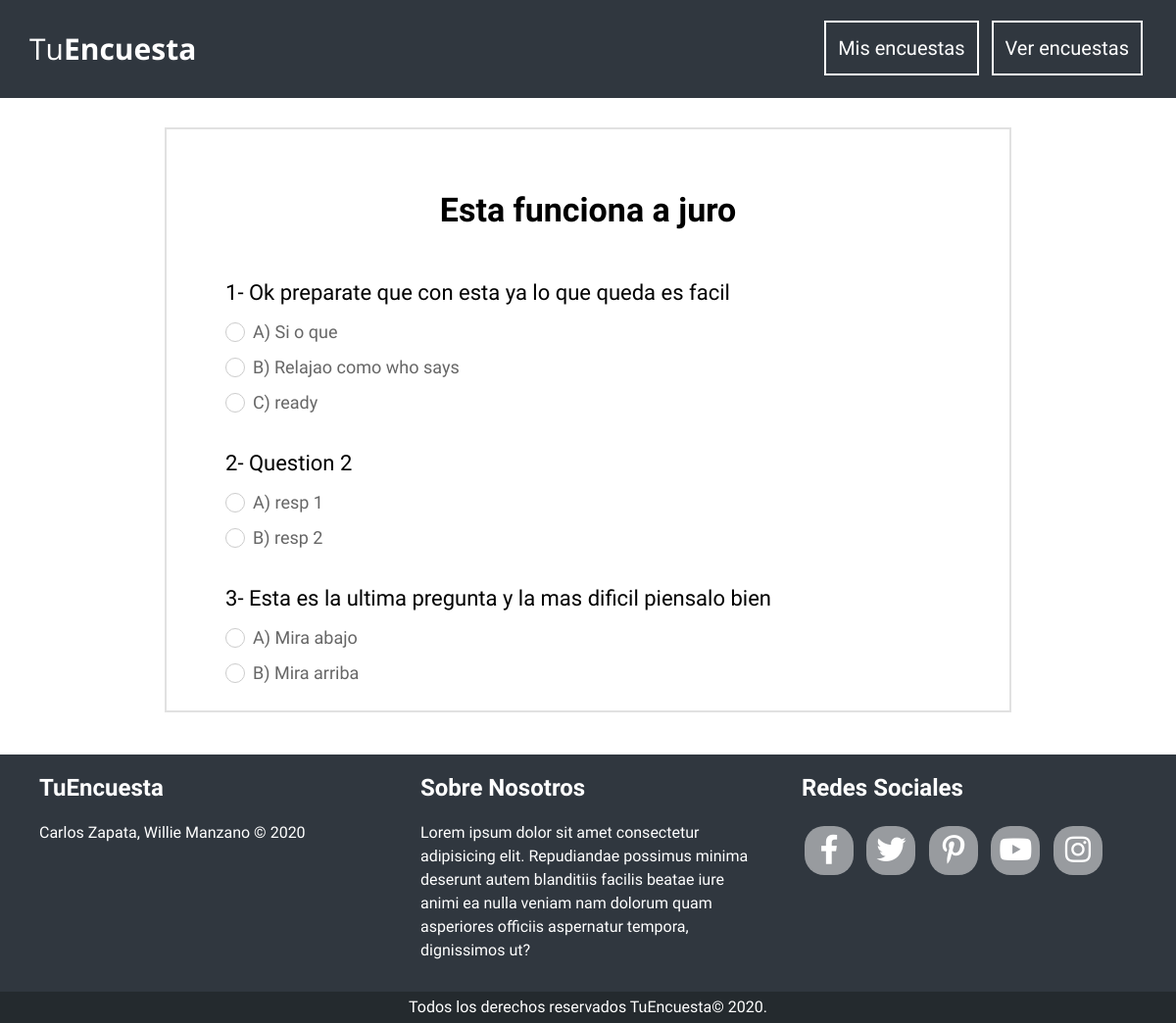
The app's page /encuesta.php?id=3 with its own data.
### tables this page shows
CREATE TABLE `encuesta` (
  `id_encuesta` int(10) UNSIGNED NOT NULL,
  `titulo` varchar(100) NOT NULL
);

CREATE TABLE `pregunta` (
  `id_pregunta` int(10) UNSIGNED NOT NULL,
  `pregunta` varchar(100) NOT NULL,
  `id_enc_pregunta` int(10) UNSIGNED NOT NULL
);

CREATE TABLE `respuesta` (
  `id_respuesta` int(10) UNSIGNED NOT NULL,
  `respuesta` varchar(100) NOT NULL,
  `id_preg_respuesta` int(10) UNSIGNED NOT NULL,
  `conteo` int(11) DEFAULT '0'
);

### encuesta.php (the view, shortened to what this page needs)
<?php
    include_once "includes/templates/header.php";
    include_once "includes/funciones/funciones.php";
    $id = $_GET['id'];
    $sql_encuesta = mysqli_query($conn, "SELECT `titulo` FROM `encuesta` WHERE `id_encuesta`=$id");
    $row_encuesta = mysqli_fetch_assoc($sql_encuesta);
?>
<main>
    <div class="seccion contenedor parte-central">
        <div class="encuesta">
            <h2><?php echo $row_encuesta['titulo']; ?></h2>
            <form action="">
                <?php
                    $letras=['1' => 'A', '2' => 'B', '3' => 'C', '4' => 'D', '5' => 'E', '6' => 'F', '7' => 'G'];
                    $p=1;
                    $sql_pregunta = mysqli_query($conn, "SELECT `pregunta`, `id_pregunta` FROM `pregunta` WHERE `id_enc_pregunta`=$id");
                    while($row_pregunta = mysqli_fetch_assoc($sql_pregunta)){
                        $r=1;
                        echo '<div class="form-encuesta">
                            <p class="pregunta">'.$p.'- '.$row_pregunta['pregunta'].'</p>';
                        $sql_respuesta = mysqli_query($conn, "SELECT `respuesta`, `id_respuesta` FROM `respuesta` WHERE `id_preg_respuesta`=$row_pregunta[id_pregunta]");
                            while($row_respuesta = mysqli_fetch_assoc($sql_respuesta)){
                                echo '<div class="respuesta">
                                    <input type="radio" name="p'.$row_pregunta['id_pregunta'].'" id="r'.$row_respuesta['id_respuesta'].'" value="'.$row_respuesta['id_respuesta'].'">
                                    <label for="r'.$row_respuesta['id_respuesta'].'">'.$letras[$r].') '.$row_respuesta['respuesta'].'</label>
                                </div>';
                                $r++;
                            }
                        echo '</div>';
                        $p++;
                    }
                ?>
            </form>
        </div>
    </div>
</main>
<?php include_once "includes/templates/footer.php"; ?>

### css/estilos.css (style rules this page uses)
:root { --primario: #30373F; --secundario: #3a7bcc; --terciario: #009189; --oscuro: #242a2e; --gris: #757575; }
html { box-sizing: border-box; font-size: 62.5%; }
body { font-family: 'Baloo Da 2', sans-serif; font-size: 1.6rem; line-height: 2; margin: 0; max-width: 100%; }
h2 { font-size: 3.4rem; line-height: 1.4; }
@media (min-width: 768px) { h2, h3 { line-height: 2; } }
.seccion { margin-top: 2rem; margin-bottom: 2rem; }
.contenedor { width: 95%; max-width: 120rem; margin: 0 auto; }
.parte-central { border: 2px solid #e1e1e1; margin: 3rem auto; padding: 2rem .4rem; }
@media (min-width: 768px) { .parte-central { width: 80rem; padding: 2rem 3rem; } }
main { min-height: 80vh; }
.encuesta { padding: 0 1rem; line-height: 1.5; }
@media (min-width: 768px) { .encuesta { padding: 0 3rem; line-height: 2; } }
.encuesta h2 { text-align: center; }
.encuesta .form-encuesta p.pregunta { font-size: 2.2rem; margin-bottom: 0; }
.encuesta .form-encuesta .respuesta { font-size: 1.8rem; }
[type="radio"]:checked + label, [type="radio"]:not(:checked) + label { position: relative; padding-left: 28px; cursor: pointer; line-height: 20px; display: inline-block; color: #666; }
[type="radio"]:checked + label:before, [type="radio"]:not(:checked) + label:before { content: ''; position: absolute; left: 0; top: 0; width: 18px; height: 18px; border: 1px solid #ccc; border-radius: 100%; background: #fff; }
[type="radio"]:checked + label:after, [type="radio"]:not(:checked) + label:after { content: ''; width: 10px; height: 10px; background: #3cb180; position: absolute; top: 5px; left: 5px; border-radius: 100%; -webkit-transition: all 0.2s ease; transition: all 0.2s ease; }
[type="radio"]:not(:checked) + label:after { opacity: 0; -webkit-transform: scale(0); transform: scale(0); }

### records on screen
encuesta: titulo "Esta funciona a juro"
pregunta: pregunta "Ok preparate que con esta ya lo que queda es facil"
respuesta: r "A", respuesta "Si o que"
respuesta: r "B", respuesta "Relajao como who says"
respuesta: r "C", respuesta "ready"
pregunta: pregunta "Question 2"
respuesta: r "A", respuesta "resp 1"
respuesta: r "B", respuesta "resp 2"
pregunta: pregunta "Esta es la ultima pregunta y la mas dificil piensalo bien"
respuesta: r "A", respuesta "Mira abajo"
respuesta: r "B", respuesta "Mira arriba"
